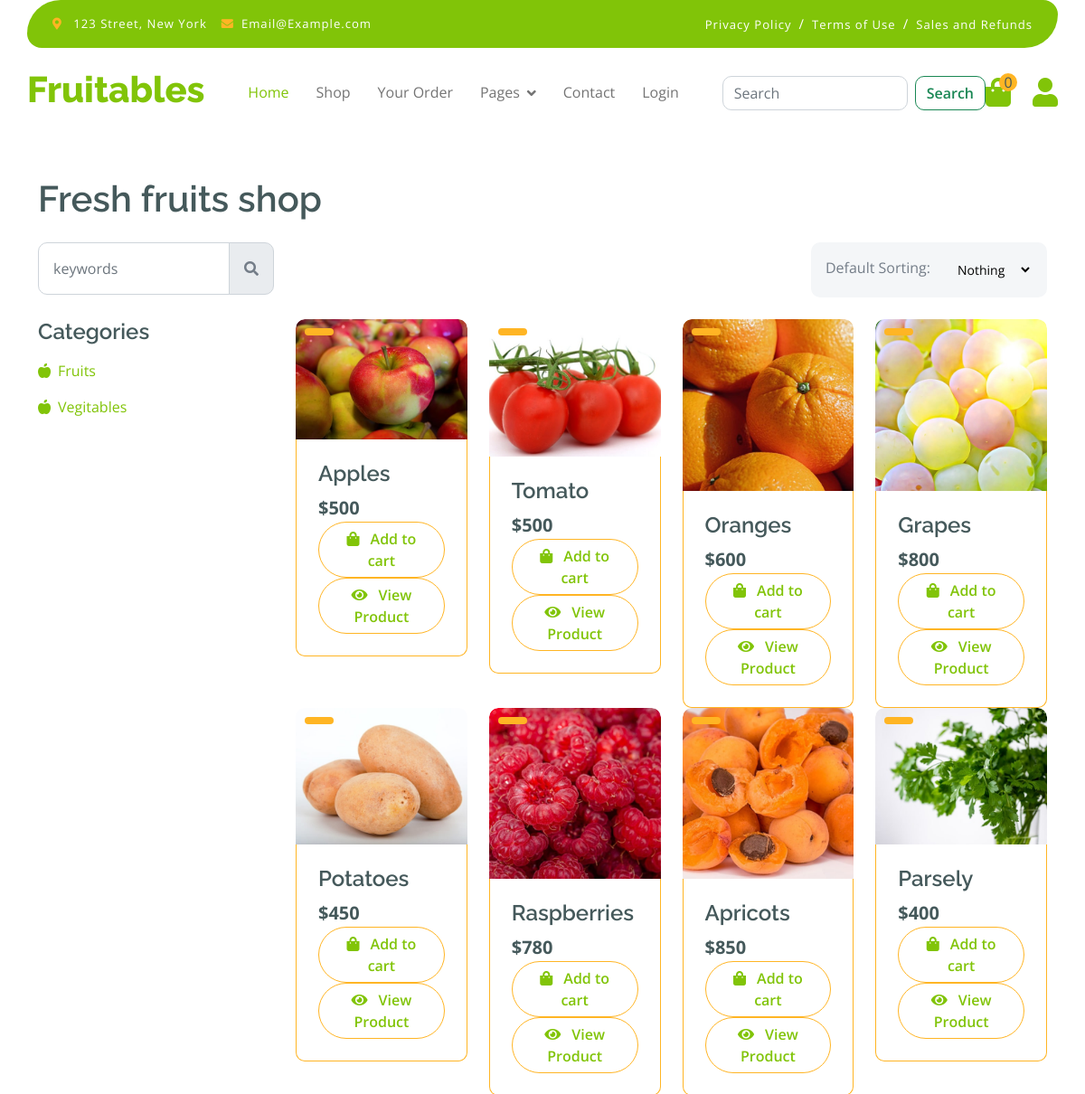
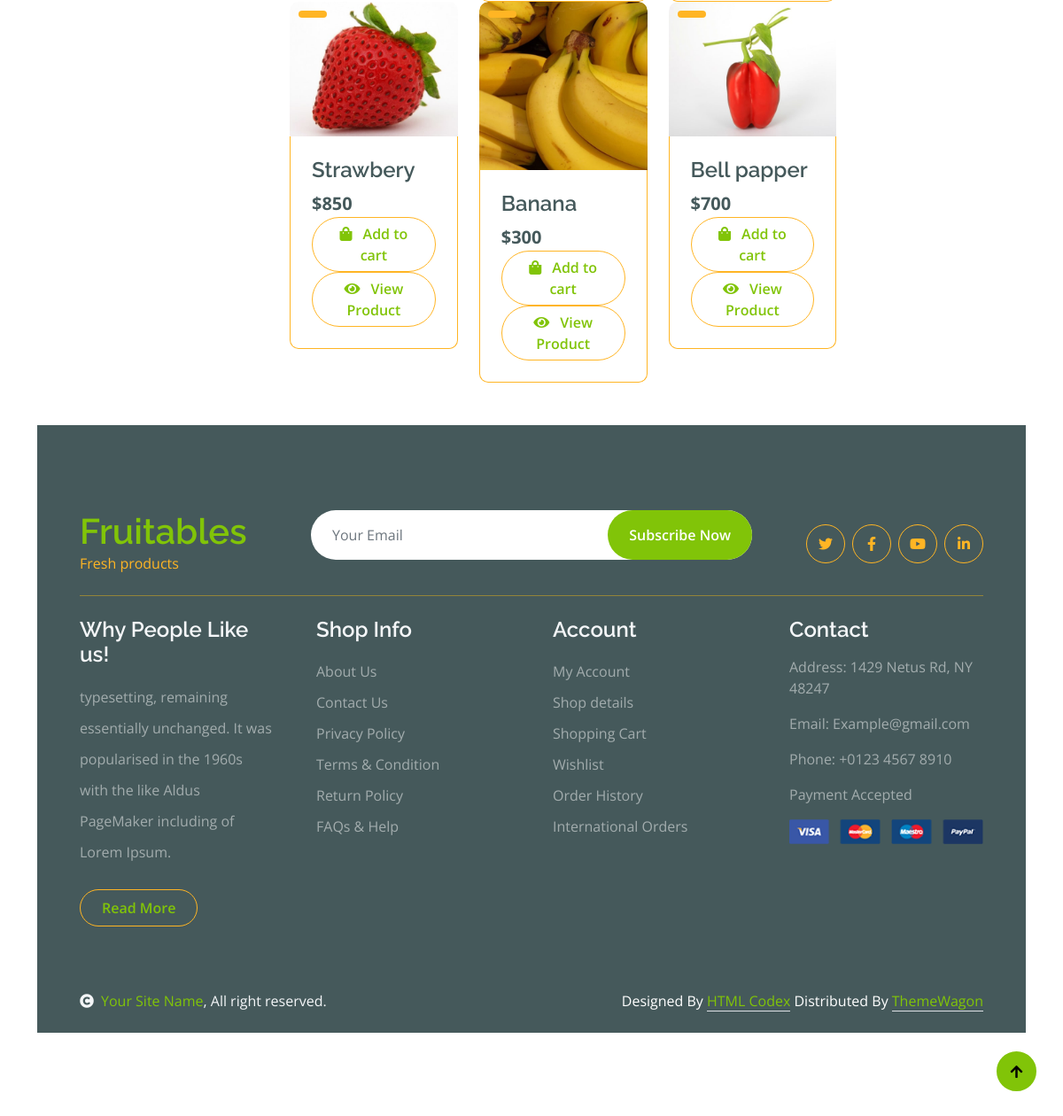
The app's page /product/ with its own data (2 pictures, top to bottom).
### fruit_appnew/models.py (models this page shows, shortened)
class categories(models.Model):
    name = models.CharField(max_length=100)

class prdct(models.Model):
    category = models.ForeignKey(categories,on_delete=models.CASCADE)
    Sub_category = models.ForeignKey(sub_category,on_delete=models.CASCADE)
    image = models.ImageField(upload_to='static/img')
    name = models.CharField(max_length=100)
    price = models.IntegerField()
    date = models.DateField(auto_now_add=True)

### fruit_appnew/views.py (the view)
# urls.py: path('product/', views.product_page, name = 'product'),
def product_page(request):
    category = categories.objects.all()
    categoryID = request.GET.get('category')
    if categoryID:
        product = prdct.objects.filter(category_id=categoryID)  # Filter products based on the category_id field
    else:
        product = prdct.objects.all()
    context = {
         'category': category,
         'product': product
    }
    return render(request, "product.html",context)

### templates/product.html (shortened to what this page needs)
{% extends 'headerfooter.html' %}
{% block content %}
<div class="container-fluid fruite py-5">
    <div class="container py-5" style="margin-top: 100px;">
        <h1 class="mb-4">Fresh fruits shop</h1>
        <div class="row g-4">
            <div class="col-lg-12">
                <div class="row g-4">
                    <div class="col-xl-3">
                        <div class="input-group w-100 mx-auto d-flex">
                            <input type="search" class="form-control p-3" placeholder="keywords" aria-describedby="search-icon-1">
                            <span id="search-icon-1" class="input-group-text p-3"><i class="fa fa-search"></i></span>
                        </div>
                    </div>
                    <div class="col-6"></div>
                    <div class="col-xl-3">
                        <div class="bg-light ps-3 py-3 rounded d-flex justify-content-between mb-4">
                            <label for="fruits">Default Sorting:</label>
                            <select id="fruits" name="fruitlist" class="border-0 form-select-sm bg-light me-3" form="fruitform">
                                <option value="volvo">Nothing</option>
                            </select>
                        </div>
                    </div>
                </div>
                <div class="row g-4">
<div class="col-lg-3">
<div class="row g-4">
    <div class="col-lg-12">
        <div class="mb-3">
            <h4>Categories</h4>
            <ul class="list-unstyled fruite-categorie">
                {% for cat in category %}
                <li>
                    <div class="d-flex justify-content-between fruite-name">
                        <a href="/product/?category={{ cat.id }}"><i class="fas fa-apple-alt me-2"></i>{{ cat.name }}</a>
                    </div>
                </li>
                {% endfor %}
            </ul>
        </div>
    </div>
</div>
</div>
<div class="col-lg-9">
<div class="row">
    {% for prod in product %}
    <div class="col-md-6 col-lg-4 col-xl-3">
        <div class="rounded position-relative fruite-item">
            <div class="fruite-img">
                <img src="{{ prod.image.url }}" class="img-fluid w-100 rounded-top" alt="">
            </div>
            <div class="text-white bg-secondary px-3 py-1 rounded position-absolute" style="top: 10px; left: 10px;">{{ prod.title }}</div>
            <div class="p-4 border border-secondary border-top-0 rounded-bottom">
                <h4>{{ prod.name }}</h4>
                <div class="d-flex justify-content-between flex-lg-wrap">
                    <p class="text-dark fs-5 fw-bold mb-0">${{ prod.price }}</p>
                    <a href="{% url 'cart_add' prod.id %}" class="btn border border-secondary rounded-pill px-3 text-primary"><i class="fa fa-shopping-bag me-2 text-primary"></i> Add to cart</a>
                    <a href="{% url 'shopdetail' prod.id %}" class="btn border border-secondary rounded-pill px-3 text-primary"><i class="fa fa-eye me-2 text-primary"></i> View Product</a>
                </div>
            </div>
        </div>
    </div>
{% endfor %}
</div>
</div>
</div>
{% endblock %}

### static/css/style.css (style rules this page uses)
.btn { font-weight: 600; transition: .5s; }
.btn.border-secondary { transition: 0.5s; }
.fruite .fruite-categorie .fruite-name { line-height: 40px; }
.fruite .fruite-categorie .fruite-name a { transition: 0.5s; }
.fruite .fruite-item { height: 100%; transition: 0.5s; }
.fruite .fruite-item .fruite-img { overflow: hidden; transition: 0.5s; border-radius: 10px 10px 0 0; }
.fruite .fruite-item .fruite-img img { transition: 0.5s; }

### records on screen
categories: name "Fruits"
categories: name "Vegitables"
prdct: image (picture), name "Apples", price "500"
prdct: image (picture), name "Tomato", price "500"
prdct: image (picture), name "Oranges", price "600"
prdct: image (picture), name "Grapes", price "800"
prdct: image (picture), name "Potatoes", price "450"
prdct: image (picture), name "Raspberries", price "780"
prdct: image (picture), name "Apricots", price "850"
prdct: image (picture), name "Parsely", price "400"
prdct: image (picture), name "Strawbery", price "850"
prdct: image (picture), name "Banana", price "300"
prdct: image (picture), name "Bell papper", price "700"

### other values on screen
{{ request.session.cart|length }} "0"
